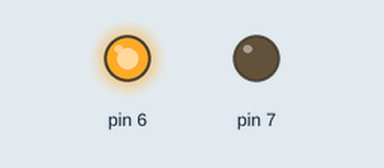
Simulated run of this sketch. Board: Arduino Uno, built with avr-gcc and run on an emulated ATmega328P. Parts: output pins drawn as LEDs (lit = HIGH).

Above: at 0.7 s.
At 2.2 s:
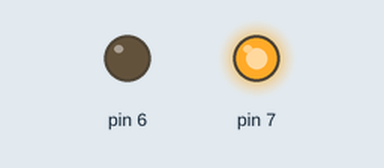
At 3.7 s:
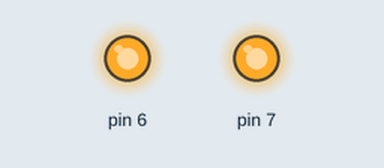
Timing chart, 0 to 5.9 s (numbered marks = the images above):
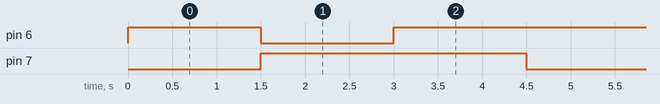

Measured:
- by itself, pin 6: repeats every 4.5 s: LOW 1.5 s, HIGH 3.0 s
- by itself, pin 7: alternates HIGH for 3.0 s and LOW for 1.5 s
- by itself, everything shown: repeats every 4.5 s, in 3 steps

The sketch:

sketch_nov09a.ino
```cpp
void setup() {
  // put your setup code here, to run once:
  pinMode(6,OUTPUT);
  pinMode(7,OUTPUT);

}

void loop() {
  // put your main code here, to run repeatedly:
  digitalWrite(6,HIGH);
  digitalWrite(7,LOW);
  delay(1500);
  digitalWrite(6,LOW);
  digitalWrite(7,HIGH);
  delay(1500);
  digitalWrite(6,HIGH);
  digitalWrite(7,HIGH);
  delay(1500);
}
```
